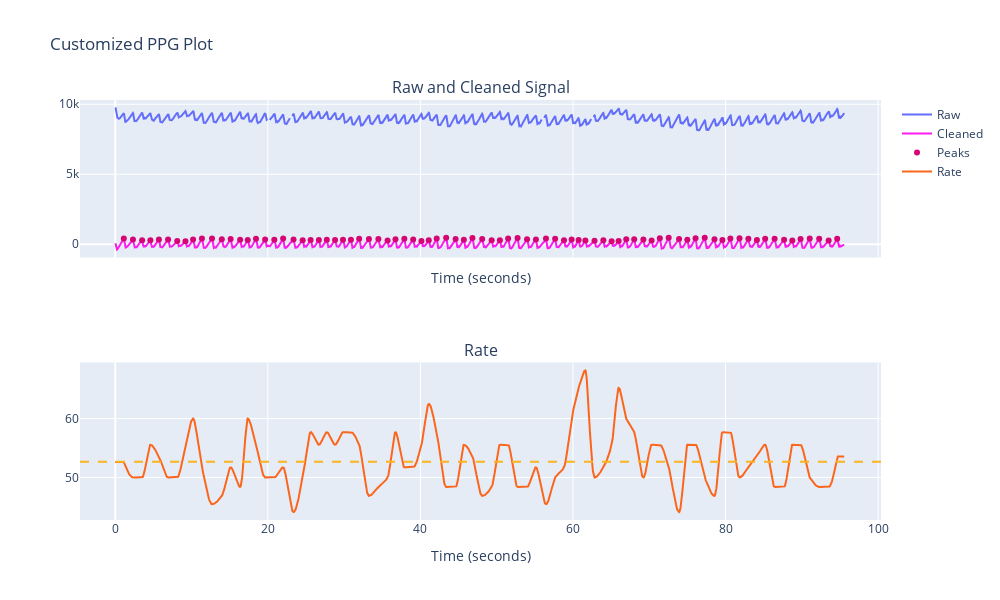

Notebook cell for this chart:
### Markdown cell above
## Solution in one go

NeuroKit2 has a built-in function to perform all steps in one go. You find it below. Please feel free to use it as a reference.

### Code cell
# Extract the red PPG data
ppg_red = ppg_data['PPG Green']

# Process the PPG signal using NeuroKit2
signals, info = nk.ppg_process(ppg_red, sampling_rate=srate, method_peaks='bishop')

# Plot the processed PPG signal
plt.figure(figsize=(18, 8))
fig = nk.ppg_plot(signals, info,static=False)

# Modify the figure size
fig.update_layout(
    width=1000,  # Set width in pixels
    height=600,  # Set height in pixels
    title="Customized PPG Plot"
)

fig.show()

### Figure 1 — Plotly figure (JSON) as saved in the notebook; plotly's stock layout.template omitted (floating-point values rounded to 4 significant figures; data arrays with more than 128 entries replaced by an {"elided": "..."} marker saying what was removed)
{"data": [{"name": "Raw", "type": "scatter", "x": {"elided": "2389 float values"}, "xaxis": "x", "y": {"elided": "2389 float values"}, "yaxis": "y"}, {"marker": {"color": "#FB1CF0"}, "name": "Cleaned", "type": "scatter", "x": {"elided": "2389 float values"}, "xaxis": "x", "y": {"elided": "2389 float values"}, "yaxis": "y"}, {"marker": {"color": "#D60574"}, "mode": "markers", "name": "Peaks", "type": "scatter", "x": [1.12, 2.321, 3.521, 4.602, 5.722, 6.923, 8.123, 9.204, 10.2, 11.36, 12.69, 13.97, 15.13, 16.37, 17.37, 18.45, 19.65, 20.85, 22.01, 23.37, 24.57, 25.61, 26.69, 27.73, 28.81, 29.85, 30.89, 31.97, 33.25, 34.49, 35.69, 36.74, 37.9, 39.06, 40.14, 41.1, 42.14, 43.38, 44.62, 45.7, 46.82, 48.1, 49.34, 50.42, 51.5, 52.74, 53.98, 55.14, 56.46, 57.66, 58.82, 59.83, 60.75, 61.63, 62.83, 63.99, 65.07, 65.99, 66.99, 68.03, 69.23, 70.31, 71.39, 72.55, 73.91, 74.99, 76.07, 77.27, 78.55, 79.59, 80.63, 81.83, 82.99, 84.12, 85.2, 86.44, 87.68, 88.76, 89.84, 91.04, 92.28, 93.52, 94.64], "xaxis": "x", "y": [405.8, 345.2, 291.5, 283.2, 344.8, 328.3, 236.1, 207.6, 328.9, 412.8, 411.6, 353.3, 373.4, 323.0, 307.4, 391.9, 331.1, 325.8, 408.0, 344.8, 286.9, 307.6, 302.4, 311.2, 293.4, 323.0, 315.8, 391.7, 375.7, 372.8, 272.8, 348.5, 390.6, 343.6, 236.5, 282.8, 410.7, 470.6, 367.8, 317.2, 437.1, 370.9, 288.4, 287.0, 414.8, 446.4, 350.2, 341.8, 405.8, 384.6, 286.4, 335.3, 296.5, 271.4, 255.2, 277.8, 217.4, 235.1, 346.1, 359.7, 328.4, 268.4, 421.5, 453.4, 380.6, 325.4, 434.2, 454.6, 352.6, 299.1, 407.1, 427.4, 382.8, 307.7, 389.1, 394.9, 324.3, 258.7, 378.0, 406.4, 393.5, 263.3, 396.8], "yaxis": "y"}, {"marker": {"color": "#FB661C"}, "mode": "lines", "name": "Rate", "type": "scatter", "x": {"elided": "2389 float values"}, "xaxis": "x2", "y": {"elided": "2389 float values"}, "yaxis": "y2"}], "layout": {"annotations": [{"font": {"size": 16}, "showarrow": false, "text": "Raw and Cleaned Signal", "x": 0.5, "xanchor": "center", "xref": "paper", "y": 1, "yanchor": "bottom", "yref": "paper"}, {"font": {"size": 16}, "showarrow": false, "text": "Rate", "x": 0.5, "xanchor": "center", "xref": "paper", "y": 0.375, "yanchor": "bottom", "yref": "paper"}], "height": 600, "shapes": [{"line": {"color": "#FBB41C", "dash": "dash"}, "name": "Mean", "type": "line", "x0": 0, "x1": 1, "xref": "x2 domain", "y0": 52.68, "y1": 52.68, "yref": "y2"}], "title": {"text": "Customized PPG Plot"}, "width": 1000, "xaxis": {"anchor": "y", "domain": [0, 1], "matches": "x2", "showticklabels": false, "title": {"text": "Time (seconds)"}}, "xaxis2": {"anchor": "y2", "domain": [0, 1], "title": {"text": "Time (seconds)"}}, "yaxis": {"anchor": "x", "domain": [0.625, 1]}, "yaxis2": {"anchor": "x2", "domain": [0, 0.375]}}}
